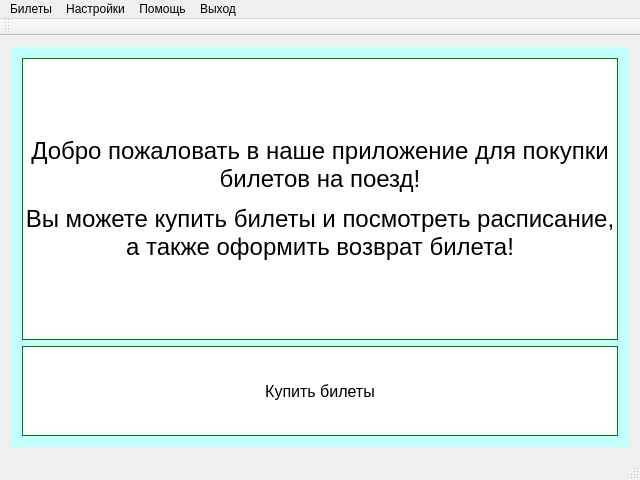
<?xml version="1.0" encoding="UTF-8"?>
<ui version="4.0">
 <class>ticketsClass</class>
 <widget class="QMainWindow" name="ticketsClass">
  <property name="windowModality">
   <enum>Qt::NonModal</enum>
  </property>
  <property name="geometry">
   <rect>
    <x>0</x>
    <y>0</y>
    <width>640</width>
    <height>480</height>
   </rect>
  </property>
  <property name="sizePolicy">
   <sizepolicy hsizetype="Expanding" vsizetype="Expanding">
    <horstretch>0</horstretch>
    <verstretch>0</verstretch>
   </sizepolicy>
  </property>
  <property name="windowTitle">
   <string>tickets</string>
  </property>
  <widget class="QWidget" name="centralWidget">
   <property name="sizePolicy">
    <sizepolicy hsizetype="Expanding" vsizetype="Expanding">
     <horstretch>0</horstretch>
     <verstretch>0</verstretch>
    </sizepolicy>
   </property>
   <layout class="QVBoxLayout" name="verticalLayout_6">
    <item>
     <layout class="QHBoxLayout" name="horizontalLayout">
      <property name="sizeConstraint">
       <enum>QLayout::SetDefaultConstraint</enum>
      </property>
      <item>
       <widget class="QStackedWidget" name="stackedWidget">
        <property name="sizePolicy">
         <sizepolicy hsizetype="Expanding" vsizetype="Expanding">
          <horstretch>0</horstretch>
          <verstretch>0</verstretch>
         </sizepolicy>
        </property>
        <property name="styleSheet">
         <string notr="true">background-color: rgb(194, 255, 255);</string>
        </property>
        <property name="frameShape">
         <enum>QFrame::NoFrame</enum>
        </property>
        <property name="currentIndex">
         <number>4</number>
        </property>
        <widget class="QWidget" name="buyPage">
         <layout class="QVBoxLayout" name="verticalLayout_7">
          <item>
           <layout class="QVBoxLayout" name="verticalLayout_2">
            <item>
             <layout class="QHBoxLayout" name="horizontalLayout_3">
              <property name="spacing">
               <number>6</number>
              </property>
              <property name="sizeConstraint">
               <enum>QLayout::SetDefaultConstraint</enum>
              </property>
              <item>
               <widget class="QLineEdit" name="lineEdit_4">
                <property name="sizePolicy">
                 <sizepolicy hsizetype="Expanding" vsizetype="Fixed">
                  <horstretch>0</horstretch>
                  <verstretch>0</verstretch>
                 </sizepolicy>
                </property>
                <property name="styleSheet">
                 <string notr="true">border-style: solid; border-width: 2px; border-color: green;</string>
                </property>
                <property name="text">
                 <string/>
                </property>
                <property name="placeholderText">
                 <string>Откуда</string>
                </property>
               </widget>
              </item>
              <item>
               <widget class="QLineEdit" name="lineEdit_5">
                <property name="sizePolicy">
                 <sizepolicy hsizetype="Expanding" vsizetype="Fixed">
                  <horstretch>0</horstretch>
                  <verstretch>0</verstretch>
                 </sizepolicy>
                </property>
                <property name="styleSheet">
                 <string notr="true">border-style: solid; border-width: 2px; border-color: green;</string>
                </property>
                <property name="text">
                 <string/>
                </property>
                <property name="placeholderText">
                 <string>Куда</string>
                </property>
               </widget>
              </item>
              <item>
               <widget class="QLabel" name="label_8">
                <property name="text">
                 <string>Когда</string>
                </property>
               </widget>
              </item>
              <item>
               <widget class="QDateEdit" name="dateEdit_4">
                <property name="styleSheet">
                 <string notr="true">border-style: solid; border-width: 2px; border-color: green;</string>
                </property>
               </widget>
              </item>
             </layout>
            </item>
            <item>
             <widget class="QCheckBox" name="checkBox">
              <property name="layoutDirection">
               <enum>Qt::LeftToRight</enum>
              </property>
              <property name="styleSheet">
               <string notr="true"/>
              </property>
              <property name="text">
               <string>Искать маршруты с пересадкой</string>
              </property>
             </widget>
            </item>
            <item>
             <widget class="QPushButton" name="pushButton_3">
              <property name="sizePolicy">
               <sizepolicy hsizetype="Minimum" vsizetype="Fixed">
                <horstretch>0</horstretch>
                <verstretch>0</verstretch>
               </sizepolicy>
              </property>
              <property name="styleSheet">
               <string notr="true">font: 12pt; border-style: solid; border-width: 1px; border-color: green;</string>
              </property>
              <property name="text">
               <string>Найти билеты</string>
              </property>
             </widget>
            </item>
           </layout>
          </item>
         </layout>
        </widget>
        <widget class="QWidget" name="refundPage">
         <layout class="QVBoxLayout" name="verticalLayout_9">
          <item>
           <widget class="QWidget" name="widget_2" native="true">
            <property name="sizePolicy">
             <sizepolicy hsizetype="Expanding" vsizetype="Preferred">
              <horstretch>0</horstretch>
              <verstretch>0</verstretch>
             </sizepolicy>
            </property>
            <property name="maximumSize">
             <size>
              <width>6000</width>
              <height>200</height>
             </size>
            </property>
            <property name="styleSheet">
             <string notr="true">background-color: rgb(240, 244, 255); border-style: solid; border-width: 1px; border-color: green;</string>
            </property>
            <widget class="QPushButton" name="pushButton_4">
             <property name="geometry">
              <rect>
               <x>300</x>
               <y>30</y>
               <width>271</width>
               <height>71</height>
              </rect>
             </property>
             <property name="styleSheet">
              <string notr="true">font: 16pt;</string>
             </property>
             <property name="text">
              <string>Оформить возврат</string>
             </property>
            </widget>
            <widget class="QWidget" name="verticalLayoutWidget_5">
             <property name="geometry">
              <rect>
               <x>0</x>
               <y>30</y>
               <width>291</width>
               <height>71</height>
              </rect>
             </property>
             <layout class="QVBoxLayout" name="verticalLayout_5">
              <item>
               <widget class="QLabel" name="label_9">
                <property name="sizePolicy">
                 <sizepolicy hsizetype="Minimum" vsizetype="Minimum">
                  <horstretch>0</horstretch>
                  <verstretch>0</verstretch>
                 </sizepolicy>
                </property>
                <property name="text">
                 <string>Укажите уникальный номер билета:</string>
                </property>
               </widget>
              </item>
              <item>
               <widget class="QLineEdit" name="lineEdit_6">
                <property name="placeholderText">
                 <string>Введите ID</string>
                </property>
               </widget>
              </item>
             </layout>
            </widget>
           </widget>
          </item>
         </layout>
        </widget>
        <widget class="QWidget" name="schedulePage">
         <layout class="QVBoxLayout" name="verticalLayout_8">
          <item>
           <widget class="QLabel" name="label_10">
            <property name="styleSheet">
             <string notr="true">font: 16pt;</string>
            </property>
            <property name="text">
             <string>Выберите дату:</string>
            </property>
            <property name="alignment">
             <set>Qt::AlignCenter</set>
            </property>
            <property name="wordWrap">
             <bool>true</bool>
            </property>
           </widget>
          </item>
          <item>
           <widget class="QCalendarWidget" name="calendarWidget_2">
            <property name="styleSheet">
             <string notr="true">color: black;</string>
            </property>
           </widget>
          </item>
          <item>
           <widget class="QScrollArea" name="scrollArea">
            <property name="styleSheet">
             <string notr="true">border-style: dotted; border-width:1px; border-color: blue;</string>
            </property>
            <property name="widgetResizable">
             <bool>false</bool>
            </property>
            <widget class="QWidget" name="scrollAreaWidgetContents_2">
             <property name="geometry">
              <rect>
               <x>0</x>
               <y>0</y>
               <width>600</width>
               <height>164</height>
              </rect>
             </property>
             <widget class="QWidget" name="horizontalLayoutWidget_10">
              <property name="geometry">
               <rect>
                <x>10</x>
                <y>50</y>
                <width>581</width>
                <height>31</height>
               </rect>
              </property>
              <layout class="QHBoxLayout" name="horizontalLayout_24">
               <item>
                <widget class="QLabel" name="label_71">
                 <property name="text">
                  <string>Дата отбытия</string>
                 </property>
                </widget>
               </item>
               <item>
                <widget class="QDateEdit" name="dateEdit_46">
                 <property name="readOnly">
                  <bool>true</bool>
                 </property>
                </widget>
               </item>
               <item>
                <widget class="QLabel" name="label_72">
                 <property name="text">
                  <string>Дата прибытия</string>
                 </property>
                </widget>
               </item>
               <item>
                <widget class="QDateEdit" name="dateEdit_47">
                 <property name="sizePolicy">
                  <sizepolicy hsizetype="Minimum" vsizetype="Fixed">
                   <horstretch>0</horstretch>
                   <verstretch>0</verstretch>
                  </sizepolicy>
                 </property>
                 <property name="readOnly">
                  <bool>true</bool>
                 </property>
                </widget>
               </item>
               <item>
                <widget class="QLabel" name="label_73">
                 <property name="sizePolicy">
                  <sizepolicy hsizetype="Expanding" vsizetype="Preferred">
                   <horstretch>0</horstretch>
                   <verstretch>0</verstretch>
                  </sizepolicy>
                 </property>
                 <property name="text">
                  <string>Место отбытия-место прибытия; Рейс №</string>
                 </property>
                </widget>
               </item>
              </layout>
             </widget>
             <widget class="QWidget" name="horizontalLayoutWidget_11">
              <property name="geometry">
               <rect>
                <x>10</x>
                <y>10</y>
                <width>581</width>
                <height>31</height>
               </rect>
              </property>
              <layout class="QHBoxLayout" name="horizontalLayout_25">
               <item>
                <widget class="QLabel" name="label_74">
                 <property name="text">
                  <string>Дата отбытия</string>
                 </property>
                </widget>
               </item>
               <item>
                <widget class="QDateEdit" name="dateEdit_48">
                 <property name="readOnly">
                  <bool>true</bool>
                 </property>
                </widget>
               </item>
               <item>
                <widget class="QLabel" name="label_75">
                 <property name="text">
                  <string>Дата прибытия</string>
                 </property>
                </widget>
               </item>
               <item>
                <widget class="QDateEdit" name="dateEdit_49">
                 <property name="sizePolicy">
                  <sizepolicy hsizetype="Minimum" vsizetype="Fixed">
                   <horstretch>0</horstretch>
                   <verstretch>0</verstretch>
                  </sizepolicy>
                 </property>
                 <property name="readOnly">
                  <bool>true</bool>
                 </property>
                </widget>
               </item>
               <item>
                <widget class="QLabel" name="label_76">
                 <property name="sizePolicy">
                  <sizepolicy hsizetype="Expanding" vsizetype="Preferred">
                   <horstretch>0</horstretch>
                   <verstretch>0</verstretch>
                  </sizepolicy>
                 </property>
                 <property name="text">
                  <string>Место отбытия-место прибытия; Рейс №</string>
                 </property>
                </widget>
               </item>
              </layout>
             </widget>
             <widget class="QWidget" name="horizontalLayoutWidget_12">
              <property name="geometry">
               <rect>
                <x>10</x>
                <y>90</y>
                <width>581</width>
                <height>31</height>
               </rect>
              </property>
              <layout class="QHBoxLayout" name="horizontalLayout_26">
               <item>
                <widget class="QLabel" name="label_77">
                 <property name="text">
                  <string>Дата отбытия</string>
                 </property>
                </widget>
               </item>
               <item>
                <widget class="QDateEdit" name="dateEdit_50">
                 <property name="readOnly">
                  <bool>true</bool>
                 </property>
                </widget>
               </item>
               <item>
                <widget class="QLabel" name="label_78">
                 <property name="text">
                  <string>Дата прибытия</string>
                 </property>
                </widget>
               </item>
               <item>
                <widget class="QDateEdit" name="dateEdit_51">
                 <property name="sizePolicy">
                  <sizepolicy hsizetype="Minimum" vsizetype="Fixed">
                   <horstretch>0</horstretch>
                   <verstretch>0</verstretch>
                  </sizepolicy>
                 </property>
                 <property name="readOnly">
                  <bool>true</bool>
                 </property>
                </widget>
               </item>
               <item>
                <widget class="QLabel" name="label_79">
                 <property name="sizePolicy">
                  <sizepolicy hsizetype="Expanding" vsizetype="Preferred">
                   <horstretch>0</horstretch>
                   <verstretch>0</verstretch>
                  </sizepolicy>
                 </property>
                 <property name="text">
                  <string>Место отбытия-место прибытия; Рейс №</string>
                 </property>
                </widget>
               </item>
              </layout>
             </widget>
             <widget class="QWidget" name="horizontalLayoutWidget_14">
              <property name="geometry">
               <rect>
                <x>10</x>
                <y>120</y>
                <width>581</width>
                <height>31</height>
               </rect>
              </property>
              <layout class="QHBoxLayout" name="horizontalLayout_28">
               <item>
                <widget class="QLabel" name="label_83">
                 <property name="text">
                  <string>Дата отбытия</string>
                 </property>
                </widget>
               </item>
               <item>
                <widget class="QDateEdit" name="dateEdit_54">
                 <property name="readOnly">
                  <bool>true</bool>
                 </property>
                </widget>
               </item>
               <item>
                <widget class="QLabel" name="label_84">
                 <property name="text">
                  <string>Дата прибытия</string>
                 </property>
                </widget>
               </item>
               <item>
                <widget class="QDateEdit" name="dateEdit_55">
                 <property name="sizePolicy">
                  <sizepolicy hsizetype="Minimum" vsizetype="Fixed">
                   <horstretch>0</horstretch>
                   <verstretch>0</verstretch>
                  </sizepolicy>
                 </property>
                 <property name="readOnly">
                  <bool>true</bool>
                 </property>
                </widget>
               </item>
               <item>
                <widget class="QLabel" name="label_85">
                 <property name="sizePolicy">
                  <sizepolicy hsizetype="Expanding" vsizetype="Preferred">
                   <horstretch>0</horstretch>
                   <verstretch>0</verstretch>
                  </sizepolicy>
                 </property>
                 <property name="text">
                  <string>Место отбытия-место прибытия; Рейс №</string>
                 </property>
                </widget>
               </item>
              </layout>
             </widget>
             <widget class="QWidget" name="horizontalLayoutWidget_15">
              <property name="geometry">
               <rect>
                <x>10</x>
                <y>200</y>
                <width>581</width>
                <height>31</height>
               </rect>
              </property>
              <layout class="QHBoxLayout" name="horizontalLayout_29">
               <item>
                <widget class="QLabel" name="label_86">
                 <property name="text">
                  <string>Дата отбытия</string>
                 </property>
                </widget>
               </item>
               <item>
                <widget class="QDateEdit" name="dateEdit_56">
                 <property name="readOnly">
                  <bool>true</bool>
                 </property>
                </widget>
               </item>
               <item>
                <widget class="QLabel" name="label_87">
                 <property name="text">
                  <string>Дата прибытия</string>
                 </property>
                </widget>
               </item>
               <item>
                <widget class="QDateEdit" name="dateEdit_57">
                 <property name="sizePolicy">
                  <sizepolicy hsizetype="Minimum" vsizetype="Fixed">
                   <horstretch>0</horstretch>
                   <verstretch>0</verstretch>
                  </sizepolicy>
                 </property>
                 <property name="readOnly">
                  <bool>true</bool>
                 </property>
                </widget>
               </item>
               <item>
                <widget class="QLabel" name="label_88">
                 <property name="sizePolicy">
                  <sizepolicy hsizetype="Expanding" vsizetype="Preferred">
                   <horstretch>0</horstretch>
                   <verstretch>0</verstretch>
                  </sizepolicy>
                 </property>
                 <property name="text">
                  <string>Место отбытия-место прибытия; Рейс №</string>
                 </property>
                </widget>
               </item>
              </layout>
             </widget>
            </widget>
           </widget>
          </item>
         </layout>
        </widget>
        <widget class="QWidget" name="FAQPage">
         <layout class="QVBoxLayout" name="verticalLayout_3">
          <item>
           <widget class="QLabel" name="label">
            <property name="text">
             <string>&lt;html&gt;&lt;head/&gt;&lt;body&gt;&lt;p align=&quot;center&quot;&gt;&lt;span style=&quot; font-size:16pt;&quot;&gt;Часто задаваемые вопросы по приложению:&lt;/span&gt;&lt;/p&gt;&lt;/body&gt;&lt;/html&gt;</string>
            </property>
           </widget>
          </item>
          <item>
           <widget class="QLabel" name="label_2">
            <property name="text">
             <string>&lt;html&gt;&lt;head/&gt;&lt;body&gt;&lt;p align=&quot;center&quot;&gt;&lt;span style=&quot; font-size:12pt;&quot;&gt;Вопросы и ответы&lt;/span&gt;&lt;/p&gt;&lt;/body&gt;&lt;/html&gt;</string>
            </property>
            <property name="alignment">
             <set>Qt::AlignHCenter|Qt::AlignTop</set>
            </property>
           </widget>
          </item>
         </layout>
        </widget>
        <widget class="QWidget" name="mainPage">
         <layout class="QVBoxLayout" name="verticalLayout_4">
          <item>
           <layout class="QVBoxLayout" name="verticalLayout">
            <item>
             <widget class="QLabel" name="label_11">
              <property name="sizePolicy">
               <sizepolicy hsizetype="Expanding" vsizetype="Expanding">
                <horstretch>0</horstretch>
                <verstretch>0</verstretch>
               </sizepolicy>
              </property>
              <property name="styleSheet">
               <string notr="true">background-color: white; border-style: solid; border-width: 1px; border-color: green;</string>
              </property>
              <property name="text">
               <string>&lt;html&gt;&lt;head/&gt;&lt;body&gt;&lt;p align=&quot;center&quot;&gt;&lt;span style=&quot; font-size:18pt;&quot;&gt;Добро пожаловать в наше приложение для покупки билетов на поезд!&lt;/span&gt;&lt;/p&gt;&lt;p align=&quot;center&quot;&gt;&lt;span style=&quot; font-size:18pt;&quot;&gt;Вы можете купить билеты и посмотреть расписание, а также оформить возврат билета!&lt;/span&gt;&lt;/p&gt;&lt;/body&gt;&lt;/html&gt;</string>
              </property>
              <property name="alignment">
               <set>Qt::AlignCenter</set>
              </property>
              <property name="wordWrap">
               <bool>true</bool>
              </property>
             </widget>
            </item>
            <item>
             <widget class="QPushButton" name="buyPageBtn">
              <property name="enabled">
               <bool>true</bool>
              </property>
              <property name="sizePolicy">
               <sizepolicy hsizetype="Expanding" vsizetype="MinimumExpanding">
                <horstretch>0</horstretch>
                <verstretch>0</verstretch>
               </sizepolicy>
              </property>
              <property name="maximumSize">
               <size>
                <width>6000</width>
                <height>90</height>
               </size>
              </property>
              <property name="sizeIncrement">
               <size>
                <width>0</width>
                <height>0</height>
               </size>
              </property>
              <property name="styleSheet">
               <string notr="true">background-color: white; font: 12pt; border-style: solid; border-width: 1px; border-color: green;</string>
              </property>
              <property name="text">
               <string>Купить билеты</string>
              </property>
             </widget>
            </item>
           </layout>
          </item>
         </layout>
        </widget>
       </widget>
      </item>
     </layout>
    </item>
   </layout>
  </widget>
  <widget class="QMenuBar" name="menuBar">
   <property name="geometry">
    <rect>
     <x>0</x>
     <y>0</y>
     <width>640</width>
     <height>21</height>
    </rect>
   </property>
   <widget class="QMenu" name="menu">
    <property name="title">
     <string>Билеты</string>
    </property>
    <addaction name="buy"/>
    <addaction name="refund"/>
    <addaction name="schedule"/>
   </widget>
   <widget class="QMenu" name="menu_2">
    <property name="title">
     <string>Помощь</string>
    </property>
    <addaction name="FAQ"/>
    <addaction name="ask"/>
   </widget>
   <widget class="QMenu" name="menu_3">
    <property name="title">
     <string>Настройки</string>
    </property>
    <addaction name="personal"/>
    <addaction name="settings"/>
   </widget>
   <widget class="QMenu" name="MenuQuit">
    <property name="title">
     <string>Выход</string>
    </property>
    <addaction name="QuitMain"/>
    <addaction name="QuitAction"/>
   </widget>
   <addaction name="menu"/>
   <addaction name="menu_3"/>
   <addaction name="menu_2"/>
   <addaction name="MenuQuit"/>
  </widget>
  <widget class="QToolBar" name="mainToolBar">
   <attribute name="toolBarArea">
    <enum>TopToolBarArea</enum>
   </attribute>
   <attribute name="toolBarBreak">
    <bool>false</bool>
   </attribute>
  </widget>
  <widget class="QStatusBar" name="statusBar"/>
  <action name="buy">
   <property name="text">
    <string>Купить</string>
   </property>
  </action>
  <action name="refund">
   <property name="text">
    <string>Возврат</string>
   </property>
  </action>
  <action name="FAQ">
   <property name="text">
    <string>FAQ</string>
   </property>
  </action>
  <action name="ask">
   <property name="text">
    <string>Задать вопрос</string>
   </property>
  </action>
  <action name="personal">
   <property name="text">
    <string>Личные данные</string>
   </property>
  </action>
  <action name="settings">
   <property name="text">
    <string>Параметры приложения</string>
   </property>
  </action>
  <action name="schedule">
   <property name="text">
    <string>Расписание</string>
   </property>
  </action>
  <action name="QuitMain">
   <property name="text">
    <string>На главную страницу</string>
   </property>
  </action>
  <action name="QuitAction">
   <property name="text">
    <string>Выйти из приложения</string>
   </property>
  </action>
 </widget>
 <layoutdefault spacing="6" margin="11"/>
 <resources>
  <include location="tickets.qrc"/>
 </resources>
 <connections/>
</ui>
